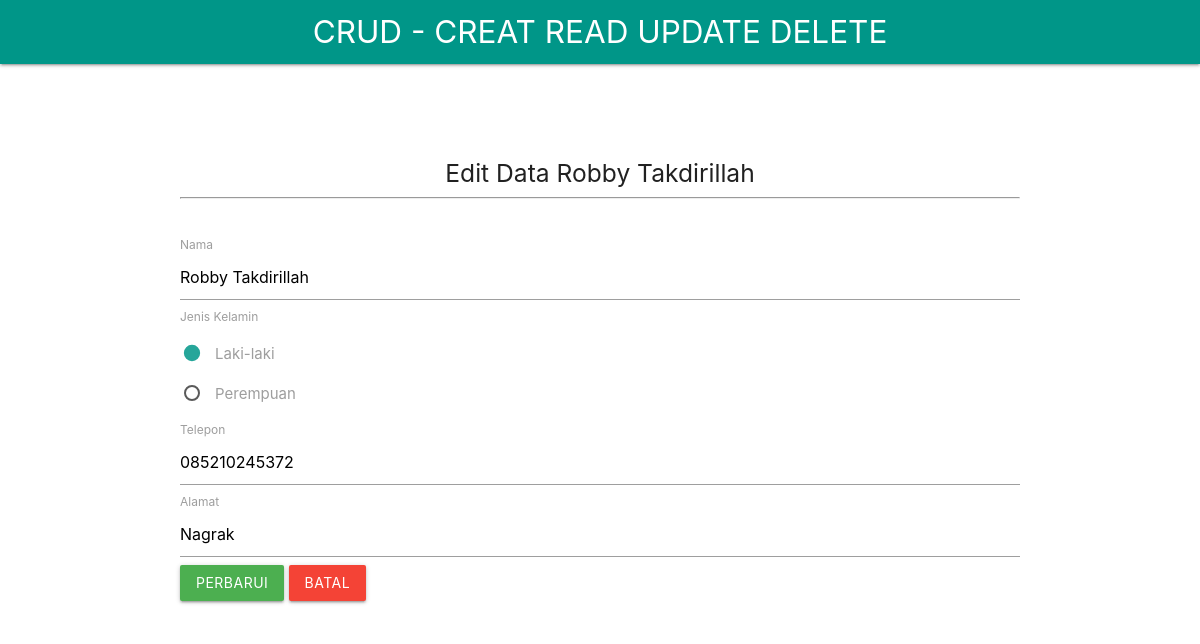
The app's page /edit.php?id=100001 with its own data.
### tables this page shows
CREATE TABLE `mahasiswa` (
  `id_mahasiswa` int(50) NOT NULL,
  `nama` text NOT NULL,
  `jenis_kelamin` text NOT NULL,
  `alamat` text NOT NULL,
  `telepon` text NOT NULL
);

### edit.php (the view, shortened to what this page needs)
<html>
<head>
    <link rel="stylesheet" href="style/materialize.min.css" />
</head>
<body>
    <nav>
        <div class="nav-wrapper teal">
            <div class="container">
                <a href="index.php" class="brand-logo center white-text">CRUD - CREAT READ UPDATE DELETE</a>
            </div>
        </div>
    </nav>
    <?php
	include"koneksi.php";
	$data = mysqli_query ($koneksi, " select
											id_mahasiswa,
											nama,
											jenis_kelamin,
											telepon,
											alamat
									  from
									  mahasiswa
									  where id_mahasiswa = $_GET[id]");
	$row = mysqli_fetch_array ($data);
?>
    <div class="container" style="margin-top:8%">
        <div class="row">
            <div class="col-md-8 col-md-offset-2">
                <p>
                    <center>
                        <h5>Edit Data <?= $row['nama'] ; ?></h5>
                        <hr>
                    </center>
                </p>
                <br>
                <form role="form" method="post" action="update.php">
                    <div class="form-group">
                        <label>Nama</label>
                        <input class="form-control" name="nama" value="<?php echo $row['nama'] ; ?>">
                    </div>
                    <div class="form-group">
                        <label>Jenis Kelamin</label>
                        <p>
                            <label>
                                <span>Laki-laki</span>
                            </label>
                        </p>
                        <p>
                            <label>
                                <span>Perempuan</span>
                            </label>
                        </p>
                    </div>
                    <div class="form-group">
                        <label>Telepon</label>
                        <input class="form-control" name="telepon" value="<?php echo $row['telepon'] ; ?>">
                    </div>
                    <div class="form-group">
                        <label>Alamat</label>
                        <input class="form-control" name="alamat" value="<?php echo $row['alamat'] ; ?>">
                    </div>
                    <button type="submit" class="btn green">Perbarui</button>
                    <a href="index.php" class="btn red" style="margin-right:1%;">Batal</a>
                </form>
            </div>
        </div>
    </div>
</body>
</html>

### records on screen
mahasiswa: nama "Robby Takdirillah", telepon "085210245372", alamat "Nagrak"
